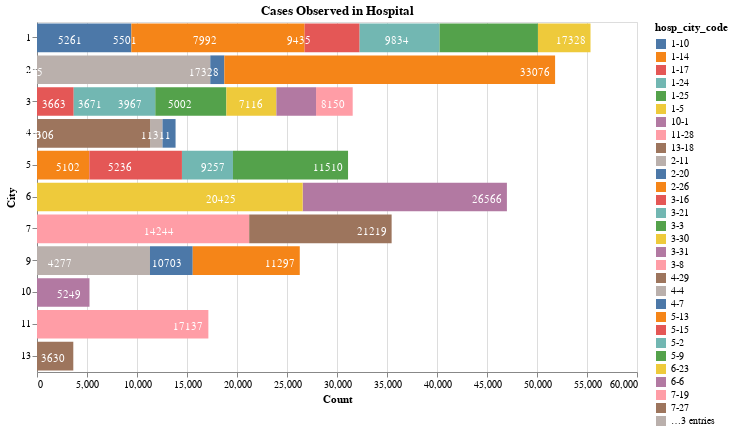

The notebook cell saved with this chart:
### Code cell
bars=alt.Chart(city_hosp).mark_bar().encode(
x='Count',
    y='City_Code_Hospital',
    color=alt.Color('hosp_city_code')
).properties(
        height=350,
        width=600,
    title='Cases Observed in Hospital'
)

text = alt.Chart(city_hosp).mark_text(dx=-20, dy=3, color='white').encode(
    x=alt.X('Count', stack='zero'),
    y=alt.Y('City_Code_Hospital',title="City"),
    detail='hosp_city_code',
    text=alt.Text('Count'))

bars+text

### Figure 1 — Vega-Lite specification as saved in the notebook (floating-point values rounded to 4 significant figures)
{"config": {"view": {"continuousWidth": 400, "continuousHeight": 300}}, "layer": [{"mark": "bar", "encoding": {"color": {"type": "nominal", "field": "hosp_city_code"}, "x": {"type": "quantitative", "field": "Count"}, "y": {"type": "nominal", "field": "City_Code_Hospital"}}, "height": 350, "title": "Cases Observed in Hospital", "width": 600}, {"mark": {"type": "text", "color": "white", "dx": -20, "dy": 3}, "encoding": {"detail": {"type": "nominal", "field": "hosp_city_code"}, "text": {"type": "quantitative", "field": "Count"}, "x": {"type": "quantitative", "field": "Count", "stack": "zero"}, "y": {"type": "nominal", "field": "City_Code_Hospital", "title": "City"}}}], "data": {"name": "data-58d97e2deb52e28c919618256ba9d4ce"}, "$schema": "https://vega.github.io/schema/vega-lite/v4.8.1.json", "datasets": {"data-58d97e2deb52e28c919618256ba9d4ce": [{"City_Code_Hospital": 1, "Hospital_code": 5, "Count": 5261, "hosp_city_code": "1-5"}, {"City_Code_Hospital": 1, "Hospital_code": 10, "Count": 9435, "hosp_city_code": "1-10"}, {"City_Code_Hospital": 1, "Hospital_code": 14, "Count": 17328, "hosp_city_code": "1-14"}, {"City_Code_Hospital": 1, "Hospital_code": 17, "Count": 5501, "hosp_city_code": "1-17"}, {"City_Code_Hospital": 1, "Hospital_code": 24, "Count": 7992, "hosp_city_code": "1-24"}, {"City_Code_Hospital": 1, "Hospital_code": 25, "Count": 9834, "hosp_city_code": "1-25"}, {"City_Code_Hospital": 2, "Hospital_code": 11, "Count": 17328, "hosp_city_code": "2-11"}, {"City_Code_Hospital": 2, "Hospital_code": 20, "Count": 1405, "hosp_city_code": "2-20"}, {"City_Code_Hospital": 2, "Hospital_code": 26, "Count": 33076, "hosp_city_code": "2-26"}, {"City_Code_Hospital": 3, "Hospital_code": 3, "Count": 7116, "hosp_city_code": "3-3"}, {"City_Code_Hospital": 3, "Hospital_code": 8, "Count": 3663, "hosp_city_code": "3-8"}, {"City_Code_Hospital": 3, "Hospital_code": 16, "Count": 3671, "hosp_city_code": "3-16"}, {"City_Code_Hospital": 3, "Hospital_code": 21, "Count": 8150, "hosp_city_code": "3-21"}, {"City_Code_Hospital": 3, "Hospital_code": 30, "Count": 5002, "hosp_city_code": "3-30"}, {"City_Code_Hospital": 3, "Hospital_code": 31, "Count": 3967, "hosp_city_code": "3-31"}, {"City_Code_Hospital": 4, "Hospital_code": 4, "Count": 1240, "hosp_city_code": "4-4"}, {"City_Code_Hospital": 4, "Hospital_code": 7, "Count": 1306, "hosp_city_code": "4-7"}, {"City_Code_Hospital": 4, "Hospital_code": 29, "Count": 11311, "hosp_city_code": "4-29"}, {"City_Code_Hospital": 5, "Hospital_code": 2, "Count": 5102, "hosp_city_code": "5-2"}, {"City_Code_Hospital": 5, "Hospital_code": 9, "Count": 11510, "hosp_city_code": "5-9"}, {"City_Code_Hospital": 5, "Hospital_code": 13, "Count": 5236, "hosp_city_code": "5-13"}, {"City_Code_Hospital": 5, "Hospital_code": 15, "Count": 9257, "hosp_city_code": "5-15"}, {"City_Code_Hospital": 6, "Hospital_code": 6, "Count": 20425, "hosp_city_code": "6-6"}, {"City_Code_Hospital": 6, "Hospital_code": 23, "Count": 26566, "hosp_city_code": "6-23"}, {"City_Code_Hospital": 7, "Hospital_code": 19, "Count": 21219, "hosp_city_code": "7-19"}, {"City_Code_Hospital": 7, "Hospital_code": 27, "Count": 14244, "hosp_city_code": "7-27"}, {"City_Code_Hospital": 9, "Hospital_code": 12, "Count": 11297, "hosp_city_code": "9-12"}, {"City_Code_Hospital": 9, "Hospital_code": 22, "Count": 4277, "hosp_city_code": "9-22"}, {"City_Code_Hospital": 9, "Hospital_code": 32, "Count": 10703, "hosp_city_code": "9-32"}, {"City_Code_Hospital": 10, "Hospital_code": 1, "Count": 5249, "hosp_city_code": "10-1"}, {"City_Code_Hospital": 11, "Hospital_code": 28, "Count": 17137, "hosp_city_code": "11-28"}, {"City_Code_Hospital": 13, "Hospital_code": 18, "Count": 3630, "hosp_city_code": "13-18"}]}}
